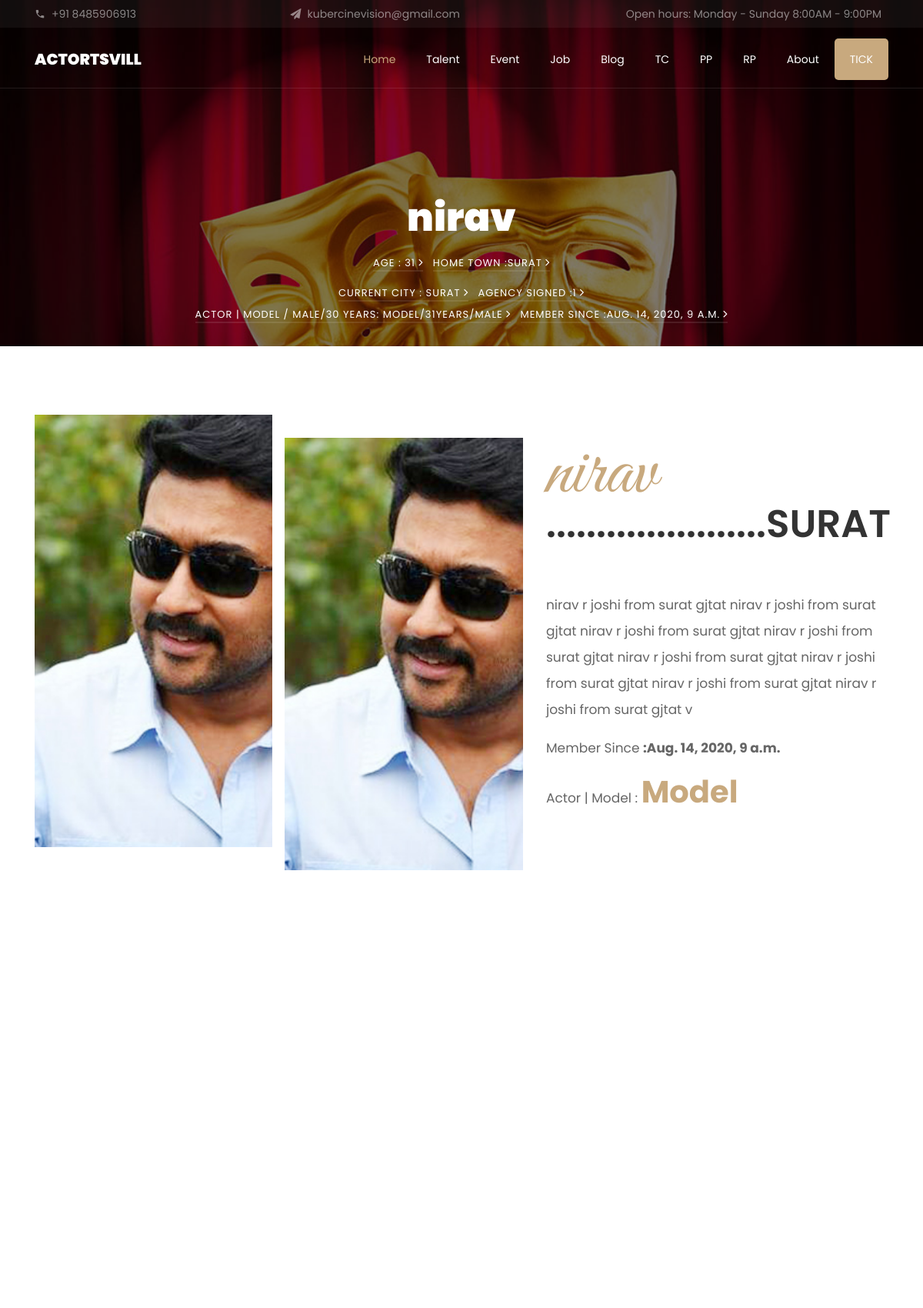
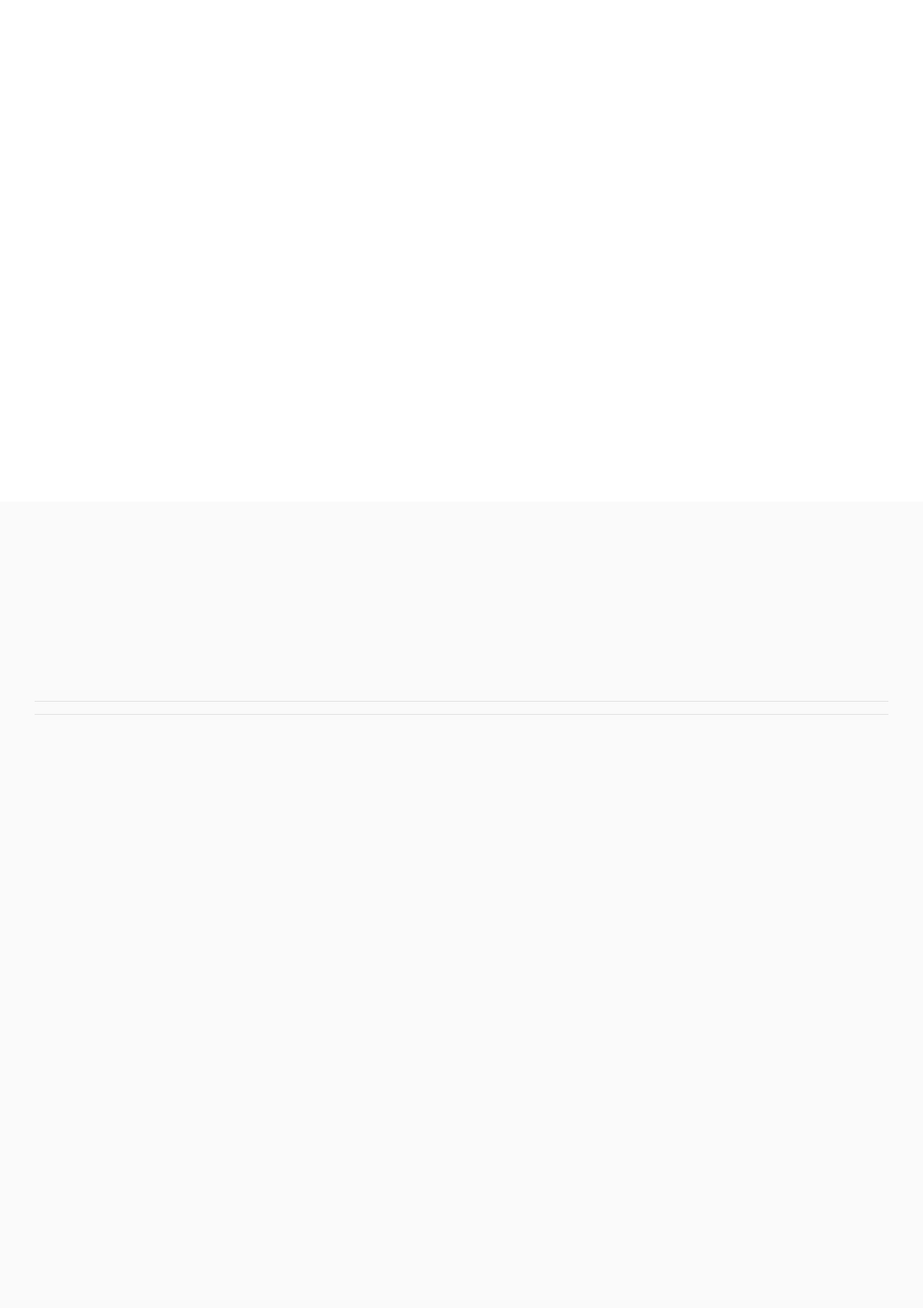
/talent/8 (upper part), run on the app's committed database (2 pictures, top to bottom).
### account/models.py (models this page shows, shortened)
class Common_info(models.Model):  # DJANGO/PYTHON POWER
    user = models.ForeignKey(User, on_delete=models.CASCADE, default="")
    email = models.EmailField(default="")
    mobile = PhoneField(blank=True, help_text='Contact phone number', default="")
    joining_date = models.DateTimeField(auto_now_add=True)
    class Meta:
        abstract = True

class Talent(Common_info):
    SEX = (("Male", "Male"), ("Female", "Female"))
    LANGU = (("english", "english"), ("hindi", "hindi"), ("gujarati", "gujarati"))
    HAIRL = (("long", "long"), ("short", "short"))
    COLO = (("light", "light"), ("dark", "dark"))
    HAIRC = (("BLACK", "BLACK"), ("WHITE", "WHITE"))
    EYES = (("black", "black"), ("dark brown", "dark brown"))
    COM = (("fair", "fair"), ("dark", "dark"))
    BODY = (("SLIM", "SLIM"), ("AVG", "AVG"))
    TATOO = (("YES", "YES"), ("NO", "NO"))
    PASS = (("YES", "YES"), ("NO", "NO"))
    CITY = (("SURAT", "SURAT"), ("ANAND", "ANAND"))
    ASIGN = (("YES", "YES"), ("NO", "NO"))
    EXPD = (("YES", "YES"), ("NO", "NO"))
    name_candidate = models.CharField(max_length=30)
    about_myself = models.TextField(max_length=300)
    age = models.IntegerField(blank=True, null=True)
    expriance_in_year = models.IntegerField(blank=True, null=True)
    your_best_image1 = models.ImageField(upload_to='account/', blank=True)
    your_best_image2 = models.ImageField(upload_to='account/', blank=True)
    portfolio_img1 = models.ImageField(upload_to='account/', blank=True)
    portfolio_img2 = models.ImageField(upload_to='account/', blank=True)
    portfolio_img3 = models.ImageField(upload_to='account/', blank=True)
    portfolio_img4 = models.ImageField(upload_to='account/', blank=True)
    portfolio_img5 = models.ImageField(upload_to='account/', blank=True)
    portfolio_img6 = models.ImageField(upload_to='account/', blank=True)
    portfolio_img7 = models.ImageField(upload_to='account/', blank=True)
    portfolio_img8 = models.ImageField(upload_to='account/', blank=True)
    agency_signed = models.CharField(max_length=30, choices=ASIGN, default='1')
    exprienced = models.CharField(max_length=30, choices=EXPD, default='1')
    actor_model = models.CharField(max_length=30)  # DONE
    home_town = models.CharField(max_length=30, choices=CITY, default='1')  # DONE
    current_city = models.CharField(max_length=30, choices=CITY, default='1')  # DONE
    sex = models.CharField(max_length=30, choices=SEX, default='1')
    language = models.CharField(max_length=30, choices=LANGU, default='1')  # models.ManyToManyField(Langu)
    hair_color = models.CharField(max_length=30, choices=HAIRC, default='1')
    color = models.CharField(max_length=30, choices=COLO, default='1')
    hair_length = models.CharField(max_length=30, choices=HAIRL, default='1')
    eyes = models.CharField(max_length=30, choices=EYES, default='1')
    complexion = models.CharField(max_length=30, choices=COM, default='1')
    bust = models.CharField(max_length=30, default='29')
    waist = models.CharField(max_length=30, default='27')
    hips = models.CharField(max_length=30, default='30')
    body = models.CharField(max_length=30, choices=BODY, default='1')
    shoe_size = models.CharField(max_length=30, default='6')
    passport = models.CharField(max_length=30, choices=PASS, default='1')

### account/views.py (the view)
# urls.py: path('talent/<int:pk>', TalentDetailView.as_view(), name='talentdetailview'),
class TalentDetailView(DetailView):
    template_name = "account/talent_details.html"
    model = Talent
    context_object_name = 'talent'  # better use singular
    def get_context_data(self, *, object_list=None, **kwargs):
        context = super(TalentDetailView, self).get_context_data(**kwargs)
        return context

### templates/account/talent_details.html (shortened to what this page needs)
{% extends "account/durga.html" %}
{% load static %}
 {% block content %}
    <section class="hero-wrap hero-wrap-2" style="background-image: url({% static 'images/bg_2.jpg' %});" data-stellar-background-ratio="0.5">
      <div class="overlay"></div>
      <div class="container">
        <div class="row no-gutters slider-text align-items-end justify-content-center">
          <div class="col-md-9 ftco-animate text-center mb-4">
            <h1 class="mb-2 bread">{{talent.name_candidate}}</h1>
            <p class="breadcrumbs"><span class="mr-2"><a href="index.html">Age : {{talent.age}} <i class="ion-ios-arrow-forward"></i></a></span> <span>Home Town :{{talent.home_town}} <i class="ion-ios-arrow-forward"></i></span></p>
			<h3 class="breadcrumbs"><span class="mr-2"><a href="index.html">Current City : {{talent.current_city}} <i class="ion-ios-arrow-forward"></i></a></span> <span>Agency Signed :{{talent.agency_signed}} <i class="ion-ios-arrow-forward"></i></span></h3>
			<h2 class="breadcrumbs"><span class="mr-2"><a href="index.html">Actor | Model / Male/30 Years: {{talent.actor_model}}/{{talent.age}}Years/{{talent.sex}} <i class="ion-ios-arrow-forward"></i></a></span> <span>Member Since :{{talent.joining_date}} <i class="ion-ios-arrow-forward"></i></span></h2>
          </div>
        </div>
      </div>
    </section>
		<section class="ftco-section ftco-wrap-about">
			<div class="container">
				<div class="row">
					<div class="col-md-7 d-flex">
						<div class="img img-1 mr-md-2" style="background-image: url({{ talent.your_best_image1.url }});"></div>
						<div class="img img-2 ml-md-2" style="background-image: url({{ talent.your_best_image2.url }});"></div>
					</div>
					<div class="col-md-5 wrap-about pt-5 pt-md-5 pb-md-3 ftco-animate">
	          <div class="heading-section mb-4 my-5 my-md-0">
	          	<span class="subheading">{{talent.name_candidate}}</span>
				  <br>
	            <h2 class="mb-4">......................{{talent.home_town}}</h2>
	          </div>
			  <br>
	          <p>{{talent.about_myself}}</p>
						<pc class="time">
							<span>Member Since  <strong>:{{talent.joining_date}}</strong></span>
							<span>Actor | Model : <a href="#">{{talent.actor_model}}</a></span>
					</div>
				</div>
			</div>
		</section>
	<section class="ftco-section">
			<div class="container">
				<div class="row justify-content-center mb-5 pb-2">
        </div>
				<div class="row">
				</div>
				<div class="row">
				</div>
		</div>
		</section>
		<section class="ftco-section bg-light">
			<div class="container">
				<div class="row justify-content-center mb-5 pb-2">
        </div>
		<hr>
		<hr>
        <div class="row">
        </div></div>
		</section>
{% endblock content %}

### data on the page
Talent: name_candidate "nirav", age "31", home_town "SURAT", current_city "SURAT", agency_signed "1", actor_model "MODEL", sex "MALE", joining_date "AUG. 14, 2020, 9 A.M.", your_best_image1 (picture), your_best_image2 (picture), about_myself "nirav r joshi from surat gjtat nirav r joshi from surat gjtat nirav r joshi from surat gjtat nirav r joshi from surat gjtat nirav r joshi from surat gjtat nirav r joshi from surat gjtat nirav r joshi from surat gjtat nirav r joshi from surat gjtat v", joining_date "Aug. 14, 2020, 9 a.m.", actor_model "Model"
